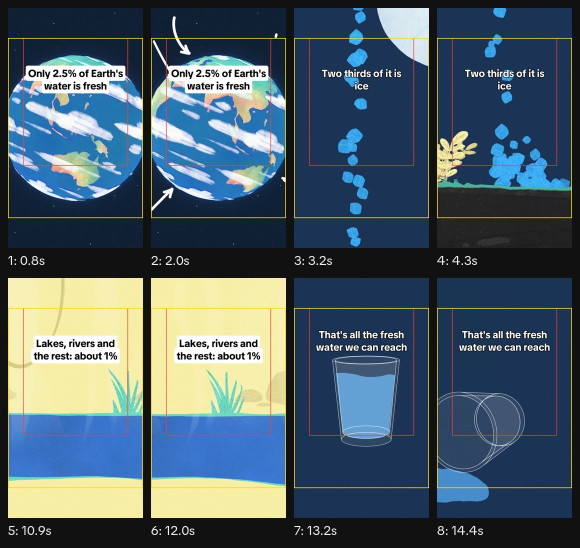
#> input picture skills/tiktok-skill/examples/fresh-water/video/frames-sheet.jpg, 1160 x 1096 px (shown at 1/2 size)
$ python -i video.py   (imports and definitions only)
#> lines starting #> are read from the running program, lines starting #| are printed output that depends on the picture
#> further down, picture is the input picture: PIL image 1160x1096 RGB; mean R, G, B 76.1, 93.9, 104.7
#!/usr/bin/env python3
"""Finish a TikTok video: cut, text, cover, and a check against what TikTok's interface covers.

    python3 scripts/video.py montage clips.json --out video/montage.mp4  # cut clips into one 9:16 sequence
    python3 scripts/video.py hook video.mp4 --text "Only 2.5% of Earth's water is fresh" --out video/hooked.mp4 [--seconds 3]
    python3 scripts/video.py text video.mp4 --beats beats.json --out video/texted.mp4  # timed on-screen points
    python3 scripts/video.py frames video.mp4 --out video/            # 8 cover candidates + a sheet
    python3 scripts/video.py cover video.mp4 --at 0.3 --out video/cover.jpg [--title "3 rules"]
    python3 scripts/video.py zones video.mp4 --out video/zones.jpg     # frames with TikTok's interface drawn on

montage: cuts clips (file, start, end, x) into one 1080x1920 video without sound, each clip
  cropped where its subject is (x 0 = left edge, 0.5 = middle, 1 = right edge). For your own
  edit of several shots; check every clip with frames first.
hook / text: burn on-screen text into a 9:16 video, in TikTok's own font (TikTok Sans) and text
  styles: "classic" white with a thin outline, or "highlight" on white strips. "auto" (default)
  picks highlight when the background behind the text is bright. The text sits in the upper middle,
  clear of the top bar, the buttons and the caption. Refuses video that isn't 9:16 yet.

frames: sharp, well-lit candidates spread over the video, with the 3:4 profile-grid crop and the
  area clear of TikTok's interface drawn on a contact sheet (frames-sheet.jpg).
cover: a 1080x1920 JPEG from one frame (default 0.3 s), with an optional title inside the part the
  profile grid shows (the middle 3:4). Also writes cover-grid.jpg. WoopSocial adds the cover as the
  video's first frame, so take it from the first second.
zones: 6 frames with the areas TikTok's interface covers (top bar, buttons, caption) shaded, so you
  can see whether any text in the video sits under them.
Needs Python 3.8+, Pillow and ffmpeg.
"""
import argparse, json, os, shutil, subprocess, sys, tempfile

from PIL import Image, ImageDraw, ImageFilter, ImageFont, ImageStat

HERE = os.path.dirname(os.path.abspath(__file__))
sys.path.insert(0, HERE)

W, H = 1080, 1920
# Areas TikTok's interface covers on a 1080x1920 frame. TikTok publishes no organic numbers; these
# follow its in-feed ads template (top 240, bottom 660, sides 120), which covers a bit more than
# the organic interface. See references/tiktok-specs.md.
TOP, BOTTOM, SIDE = 240, 660, 120
GRID_H = round(W * 4 / 3)              # the 3:4 window the profile grid shows
GRID_Y = (H - GRID_H) // 2


def need_ffmpeg():
    if not (shutil.which("ffmpeg") and shutil.which("ffprobe")):
        sys.exit("ffmpeg not found: run scripts/check_setup.py for the install command")


# [17 lines left out: functions duration, grab, not called in this run]


def score(img):
    """Sharpness (edge energy) and exposure, so blurry or black frames sink."""
    g = img.convert("L").resize((270, 480))
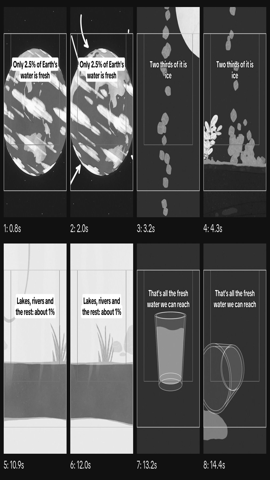
#> g: PIL image 270x480 L; min 0, max 255, mean 89.8
    edges = ImageStat.Stat(g.filter(ImageFilter.FIND_EDGES)).var[0]
#> edges = 3763.6
    mean = ImageStat.Stat(g).mean[0]
#> mean = 89.81
    exposure = 1 - abs(mean - 120) / 120
#> exposure = 0.748
    return edges * max(exposure, 0.05)


# [107 lines left out: functions font, text_plate, is_nine16, bright_behind, burn_text, not called in this run]


def cmd_hook(a):
    burn_text(a.video, [{"start": 0, "end": a.seconds, "text": a.text, "style": a.style}], a.out)


# [253 lines left out: functions cmd_text, cmd_montage, outline_zones, shade_zones, sheet, cmd_frames and 4 more, not called in this run]


# [2 lines not run here, left out]

>>> from PIL import Image
>>> picture = Image.open('../examples/fresh-water/video/frames-sheet.jpg')
>>> result = score(picture)
#> result = 2816.8

$ run again, on skills/tiktok-skill/examples/fresh-water/video/frame-03-3.2s.jpg
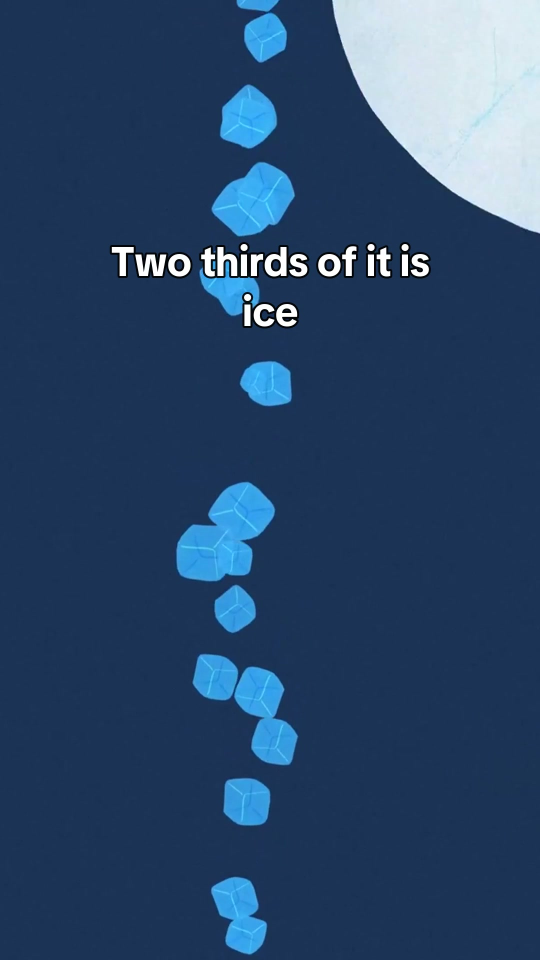
#> input picture skills/tiktok-skill/examples/fresh-water/video/frame-03-3.2s.jpg, 1080 x 1920 px (shown at 1/2 size)
#> picture is the input picture: PIL image 1080x1920 RGB; mean R, G, B 42.8, 70.7, 104.5
#> in score, `g = img.convert("L").resize((270, 480))`:
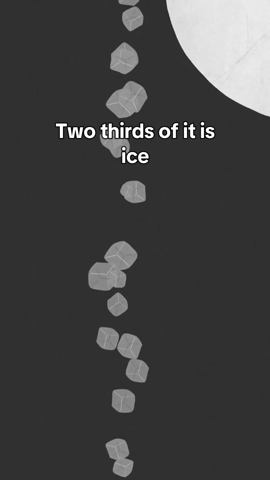
#> g: PIL image 270x480 L; min 0, max 255, mean 66.4
#> edges = 963.8
#> mean = 66.4
#> exposure = 0.553
#> result = 533.3
